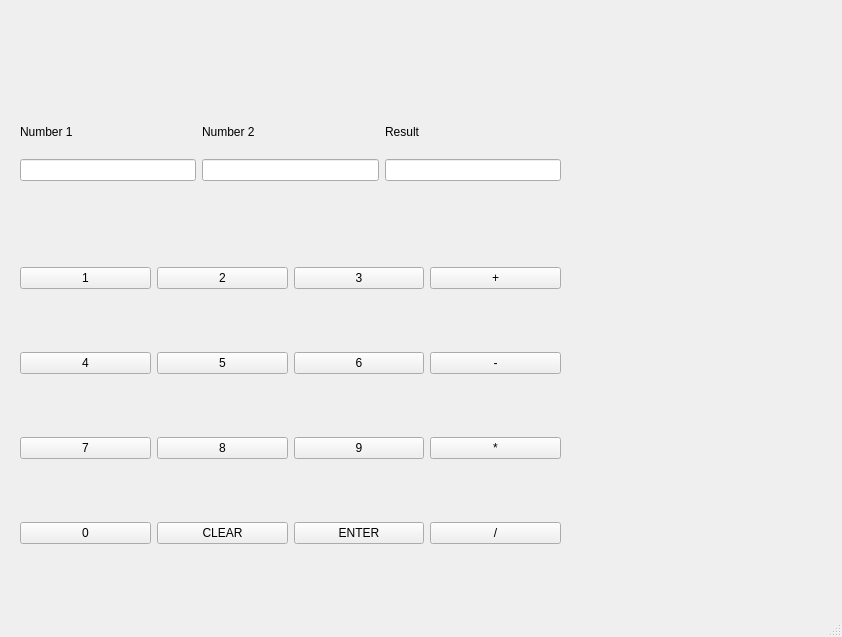
<?xml version="1.0" encoding="UTF-8"?>
<ui version="4.0">
 <class>MainWindow</class>
 <widget class="QMainWindow" name="MainWindow">
  <property name="geometry">
   <rect>
    <x>0</x>
    <y>0</y>
    <width>842</width>
    <height>637</height>
   </rect>
  </property>
  <property name="windowTitle">
   <string>MainWindow</string>
  </property>
  <widget class="QWidget" name="centralwidget">
   <widget class="QWidget" name="layoutWidget">
    <property name="geometry">
     <rect>
      <x>20</x>
      <y>210</y>
      <width>541</width>
      <height>391</height>
     </rect>
    </property>
    <layout class="QGridLayout" name="gridLayout">
     <item row="0" column="0">
      <widget class="QPushButton" name="N1">
       <property name="text">
        <string>1</string>
       </property>
      </widget>
     </item>
     <item row="0" column="1">
      <widget class="QPushButton" name="N2">
       <property name="text">
        <string>2</string>
       </property>
      </widget>
     </item>
     <item row="0" column="2">
      <widget class="QPushButton" name="N3">
       <property name="text">
        <string>3</string>
       </property>
      </widget>
     </item>
     <item row="1" column="0">
      <widget class="QPushButton" name="N4">
       <property name="text">
        <string>4</string>
       </property>
      </widget>
     </item>
     <item row="1" column="1">
      <widget class="QPushButton" name="N5">
       <property name="text">
        <string>5</string>
       </property>
      </widget>
     </item>
     <item row="1" column="2">
      <widget class="QPushButton" name="N6">
       <property name="text">
        <string>6</string>
       </property>
      </widget>
     </item>
     <item row="2" column="0">
      <widget class="QPushButton" name="N7">
       <property name="text">
        <string>7</string>
       </property>
      </widget>
     </item>
     <item row="2" column="1">
      <widget class="QPushButton" name="N8">
       <property name="text">
        <string>8</string>
       </property>
      </widget>
     </item>
     <item row="2" column="2">
      <widget class="QPushButton" name="N9">
       <property name="text">
        <string>9</string>
       </property>
      </widget>
     </item>
     <item row="3" column="0">
      <widget class="QPushButton" name="N0">
       <property name="text">
        <string>0</string>
       </property>
      </widget>
     </item>
     <item row="3" column="1">
      <widget class="QPushButton" name="clear">
       <property name="text">
        <string>CLEAR</string>
       </property>
      </widget>
     </item>
     <item row="3" column="2">
      <widget class="QPushButton" name="enter">
       <property name="text">
        <string>ENTER</string>
       </property>
      </widget>
     </item>
     <item row="0" column="3">
      <widget class="QPushButton" name="add">
       <property name="text">
        <string>+</string>
       </property>
      </widget>
     </item>
     <item row="1" column="3">
      <widget class="QPushButton" name="sub">
       <property name="text">
        <string>-</string>
       </property>
      </widget>
     </item>
     <item row="2" column="3">
      <widget class="QPushButton" name="mul">
       <property name="text">
        <string>*</string>
       </property>
      </widget>
     </item>
     <item row="3" column="3">
      <widget class="QPushButton" name="div">
       <property name="text">
        <string>/</string>
       </property>
      </widget>
     </item>
    </layout>
   </widget>
   <widget class="QWidget" name="layoutWidget_2">
    <property name="geometry">
     <rect>
      <x>20</x>
      <y>110</y>
      <width>541</width>
      <height>71</height>
     </rect>
    </property>
    <layout class="QGridLayout" name="gridLayout_2">
     <item row="1" column="0">
      <widget class="QLineEdit" name="Num1"/>
     </item>
     <item row="1" column="1">
      <widget class="QLineEdit" name="Num2"/>
     </item>
     <item row="1" column="2">
      <widget class="QLineEdit" name="Result"/>
     </item>
     <item row="0" column="0">
      <widget class="QLabel" name="label1">
       <property name="text">
        <string>Number 1</string>
       </property>
      </widget>
     </item>
     <item row="0" column="1">
      <widget class="QLabel" name="label2">
       <property name="text">
        <string>Number 2</string>
       </property>
      </widget>
     </item>
     <item row="0" column="2">
      <widget class="QLabel" name="label3">
       <property name="text">
        <string>Result</string>
       </property>
      </widget>
     </item>
    </layout>
   </widget>
  </widget>
  <widget class="QMenuBar" name="menubar">
   <property name="geometry">
    <rect>
     <x>0</x>
     <y>0</y>
     <width>842</width>
     <height>26</height>
    </rect>
   </property>
  </widget>
  <widget class="QStatusBar" name="statusbar"/>
 </widget>
 <resources/>
 <connections/>
</ui>
